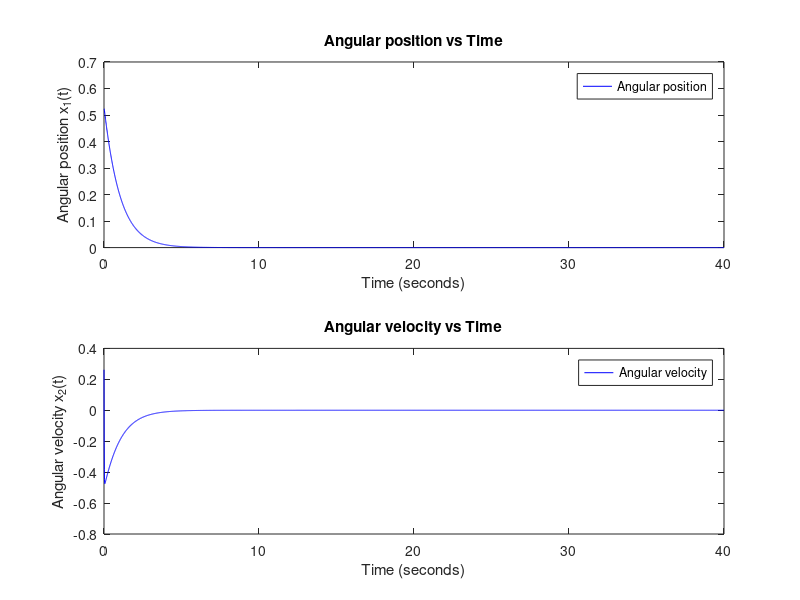

Write MATLAB code to recreate this figure.
%% ALNC Lab Assignment-1 Question-1
clc;
clear;
close all;

%% Simple pendulum system
% Parameters
g = 9.81; % Acceleration due to gravity [m/s^2]
l = 0.1; % Length of the pendulum [m]
m = 0.01; % Mass of the pendulum [kg]
b = 0.01; % Damping coefficient
t_end = 40; % Simulation time span [s]
h = 0.01;
tsamples = (0:h:t_end)';

% State initialisation
numSamples = length(tsamples);
X = zeros(2, numSamples);

% Initial state value
x0 = [pi / 6; pi / 12];
X(:, 1) = x0;

% State space representation
f = @(t, x) [x(2); (- (g / l) * sin(x(1)) - (b / (m * l * l)) * x(2))];

%% Runge Kutta method | Order 4
% Implementation
tic

for i = 1:numSamples - 1
    k_1 = h * f(tsamples(i), X(:, i));
    k_2 = h * f(tsamples(i) + h / 2, X(:, i) + k_1 / 2);
    k_3 = h * f(tsamples(i) + h / 2, X(:, i) + k_2 / 2);
    k_4 = h * f(tsamples(i) + h, X(:, i) + k_3);
    X(:, i + 1) = X(:, i) + (1/6) * (k_1 + 2 * k_2 + 2 * k_3 + k_4);
end

toc

%% Plots
subplot(2, 1, 1);
plot(tsamples, X(1, :), "b", "DisplayName", "Angular position");
ylabel("Angular position x_1(t)");
xlabel("Time (seconds)");
title('Angular position vs Time');
legend();

subplot(2, 1, 2);
plot(tsamples, X(2, :), "b", "DisplayName", "Angular velocity");
ylabel("Angular velocity x_2(t)");
xlabel("Time (seconds)");
title('Angular velocity vs Time');
legend();
